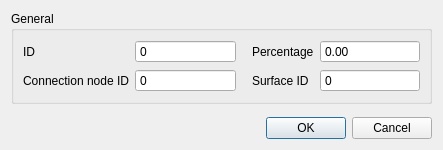
<?xml version="1.0" encoding="UTF-8"?>
<ui version="4.0">
 <class>Form</class>
 <widget class="QWidget" name="Form">
  <property name="geometry">
   <rect>
    <x>0</x>
    <y>0</y>
    <width>443</width>
    <height>150</height>
   </rect>
  </property>
  <property name="windowTitle">
   <string>Form</string>
  </property>
  <property name="locale">
   <locale language="English" country="UnitedStates"/>
  </property>
  <layout class="QGridLayout" name="gridLayout">
   <item row="3" column="0">
    <widget class="QGroupBox" name="grp_general">
     <property name="enabled">
      <bool>true</bool>
     </property>
     <property name="locale">
      <locale language="English" country="UnitedStates"/>
     </property>
     <property name="title">
      <string>General</string>
     </property>
     <layout class="QGridLayout" name="gridLayout_3">
      <item row="1" column="2">
       <widget class="QSpinBox" name="id">
        <property name="sizePolicy">
         <sizepolicy hsizetype="Expanding" vsizetype="Fixed">
          <horstretch>0</horstretch>
          <verstretch>0</verstretch>
         </sizepolicy>
        </property>
        <property name="locale">
         <locale language="English" country="UnitedStates"/>
        </property>
        <property name="readOnly">
         <bool>true</bool>
        </property>
        <property name="buttonSymbols">
         <enum>QAbstractSpinBox::NoButtons</enum>
        </property>
        <property name="maximum">
         <number>999999999</number>
        </property>
       </widget>
      </item>
      <item row="1" column="3">
       <widget class="QLabel" name="label">
        <property name="locale">
         <locale language="English" country="UnitedStates"/>
        </property>
        <property name="text">
         <string>Percentage</string>
        </property>
        <property name="alignment">
         <set>Qt::AlignLeading|Qt::AlignLeft|Qt::AlignVCenter</set>
        </property>
        <property name="indent">
         <number>10</number>
        </property>
       </widget>
      </item>
      <item row="1" column="4">
       <widget class="QDoubleSpinBox" name="percentage">
        <property name="sizePolicy">
         <sizepolicy hsizetype="Expanding" vsizetype="Fixed">
          <horstretch>0</horstretch>
          <verstretch>0</verstretch>
         </sizepolicy>
        </property>
        <property name="locale">
         <locale language="English" country="UnitedStates"/>
        </property>
        <property name="inputMethodHints">
         <set>Qt::ImhNone</set>
        </property>
        <property name="buttonSymbols">
         <enum>QAbstractSpinBox::NoButtons</enum>
        </property>
        <property name="decimals">
         <number>2</number>
        </property>
        <property name="minimum">
         <double>0.000000000000000</double>
        </property>
        <property name="maximum">
         <double>100.000000000000000</double>
        </property>
       </widget>
      </item>
      <item row="2" column="2">
       <widget class="QSpinBox" name="connection_node_id">
        <property name="sizePolicy">
         <sizepolicy hsizetype="Expanding" vsizetype="Fixed">
          <horstretch>0</horstretch>
          <verstretch>0</verstretch>
         </sizepolicy>
        </property>
        <property name="locale">
         <locale language="English" country="UnitedStates"/>
        </property>
        <property name="readOnly">
         <bool>true</bool>
        </property>
        <property name="buttonSymbols">
         <enum>QAbstractSpinBox::NoButtons</enum>
        </property>
        <property name="maximum">
         <number>999999999</number>
        </property>
        <property name="showClearButton" stdset="0">
         <bool>true</bool>
        </property>
        <property name="clearValue" stdset="0">
         <bool>true</bool>
        </property>
        <property name="expressionsEnabled" stdset="0">
         <bool>false</bool>
        </property>
       </widget>
      </item>
      <item row="1" column="0">
       <widget class="QLabel" name="label_3">
        <property name="locale">
         <locale language="English" country="UnitedStates"/>
        </property>
        <property name="text">
         <string>ID</string>
        </property>
        <property name="alignment">
         <set>Qt::AlignLeading|Qt::AlignLeft|Qt::AlignVCenter</set>
        </property>
       </widget>
      </item>
      <item row="2" column="0">
       <widget class="QLabel" name="label_4">
        <property name="locale">
         <locale language="English" country="UnitedStates"/>
        </property>
        <property name="text">
         <string>Connection node ID</string>
        </property>
        <property name="alignment">
         <set>Qt::AlignLeading|Qt::AlignLeft|Qt::AlignVCenter</set>
        </property>
       </widget>
      </item>
      <item row="2" column="3">
       <widget class="QLabel" name="label_2">
        <property name="locale">
         <locale language="English" country="UnitedStates"/>
        </property>
        <property name="text">
         <string>Surface ID</string>
        </property>
        <property name="alignment">
         <set>Qt::AlignLeading|Qt::AlignLeft|Qt::AlignVCenter</set>
        </property>
        <property name="indent">
         <number>10</number>
        </property>
       </widget>
      </item>
      <item row="2" column="4">
       <widget class="QSpinBox" name="surface_id">
        <property name="sizePolicy">
         <sizepolicy hsizetype="Expanding" vsizetype="Fixed">
          <horstretch>0</horstretch>
          <verstretch>0</verstretch>
         </sizepolicy>
        </property>
        <property name="locale">
         <locale language="English" country="UnitedStates"/>
        </property>
        <property name="readOnly">
         <bool>true</bool>
        </property>
        <property name="buttonSymbols">
         <enum>QAbstractSpinBox::NoButtons</enum>
        </property>
        <property name="maximum">
         <number>999999999</number>
        </property>
        <property name="showClearButton" stdset="0">
         <bool>true</bool>
        </property>
        <property name="clearValue" stdset="0">
         <bool>true</bool>
        </property>
        <property name="expressionsEnabled" stdset="0">
         <bool>false</bool>
        </property>
       </widget>
      </item>
     </layout>
    </widget>
   </item>
   <item row="5" column="0">
    <widget class="QDialogButtonBox" name="buttonBox">
     <property name="standardButtons">
      <set>QDialogButtonBox::Cancel|QDialogButtonBox::Ok</set>
     </property>
    </widget>
   </item>
   <item row="4" column="0">
    <spacer name="verticalSpacer">
     <property name="orientation">
      <enum>Qt::Vertical</enum>
     </property>
     <property name="sizeHint" stdset="0">
      <size>
       <width>20</width>
       <height>40</height>
      </size>
     </property>
    </spacer>
   </item>
  </layout>
 </widget>
 <resources/>
 <connections/>
</ui>
